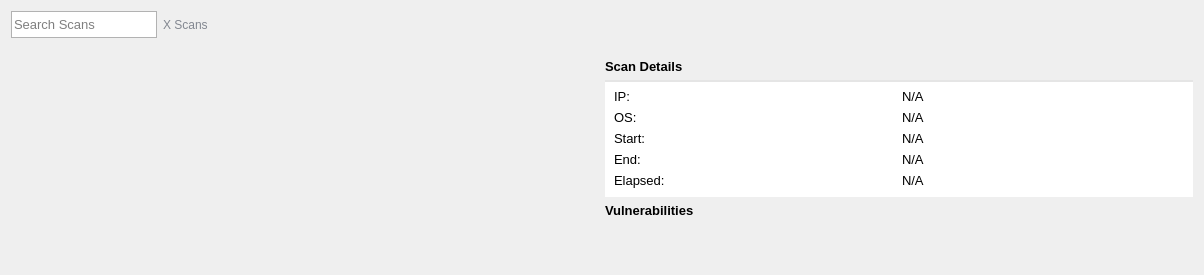
                <widget class="QWidget" name="tab_4">
                 <attribute name="title">
                  <string>Vulnerabilities</string>
                 </attribute>
                 <layout class="QGridLayout" name="gridLayout_33">
                  <item row="0" column="0" colspan="2">
                   <layout class="QGridLayout" name="gridLayout_122" columnstretch="1,5">
                    <item row="0" column="0">
                     <layout class="QGridLayout" name="gridLayout_123" columnstretch="0,0">
                      <item row="0" column="1">
                       <widget class="QLabel" name="searchFindLabel_3">
                        <property name="styleSheet">
                         <string notr="true">	color: rgb(130, 135, 144);
</string>
                        </property>
                        <property name="text">
                         <string>X Scans</string>
                        </property>
                       </widget>
                      </item>
                      <item row="0" column="0">
                       <widget class="QLineEdit" name="searchInput_5">
                        <property name="font">
                         <font>
                          <pointsize>10</pointsize>
                         </font>
                        </property>
                        <property name="styleSheet">
                         <string notr="true">	border: 1px solid rgb(178, 178, 178);
	height: 25px;
</string>
                        </property>
                        <property name="placeholderText">
                         <string>Search Scans</string>
                        </property>
                       </widget>
                      </item>
                     </layout>
                    </item>
                    <item row="0" column="1">
                     <spacer name="horizontalSpacer_42">
                      <property name="orientation">
                       <enum>Qt::Horizontal</enum>
                      </property>
                      <property name="sizeType">
                       <enum>QSizePolicy::Expanding</enum>
                      </property>
                      <property name="sizeHint" stdset="0">
                       <size>
                        <width>1006</width>
                        <height>20</height>
                       </size>
                      </property>
                     </spacer>
                    </item>
                   </layout>
                  </item>
                  <item row="1" column="0">
                   <widget class="QWidget" name="widget" native="true">
                    <property name="styleSheet">
                     <string notr="true"/>
                    </property>
                    <layout class="QGridLayout" name="gridLayout_36"/>
                   </widget>
                  </item>
                  <item row="1" column="1">
                   <layout class="QGridLayout" name="gridLayout_28" rowstretch="0,0,0,0,0">
                    <property name="topMargin">
                     <number>15</number>
                    </property>
                    <item row="2" column="0">
                     <widget class="QLabel" name="label_16">
                      <property name="font">
                       <font>
                        <pointsize>10</pointsize>
                        <weight>75</weight>
                        <bold>true</bold>
                       </font>
                      </property>
                      <property name="text">
                       <string>Vulnerabilities</string>
                      </property>
                     </widget>
                    </item>
                    <item row="3" column="0">
                     <widget class="QWidget" name="chart_widget_2" native="true">
                      <property name="styleSheet">
                       <string notr="true">background-color: white;
border-top: 2px solid rgb(229, 229, 229);
</string>
                      </property>
                     </widget>
                    </item>
                    <item row="1" column="0">
                     <widget class="QWidget" name="widget_14" native="true">
                      <property name="styleSheet">
                       <string notr="true">background-color: white;
border-top: 2px solid rgb(229, 229, 229);</string>
                      </property>
                      <layout class="QGridLayout" name="gridLayout_29">
                       <item row="0" column="0">
                        <layout class="QGridLayout" name="gridLayout_31">
                         <item row="0" column="0">
                          <layout class="QVBoxLayout" name="verticalLayout_5">
                           <item>
                            <widget class="QLabel" name="label_17">
                             <property name="font">
                              <font>
                               <pointsize>10</pointsize>
                              </font>
                             </property>
                             <property name="styleSheet">
                              <string notr="true">border: none;</string>
                             </property>
                             <property name="text">
                              <string>IP:</string>
                             </property>
                            </widget>
                           </item>
                           <item>
                            <widget class="QLabel" name="label_18">
                             <property name="font">
                              <font>
                               <pointsize>10</pointsize>
                              </font>
                             </property>
                             <property name="styleSheet">
                              <string notr="true">border: none;</string>
                             </property>
                             <property name="text">
                              <string>OS:</string>
                             </property>
                            </widget>
                           </item>
                           <item>
                            <widget class="QLabel" name="label_19">
                             <property name="font">
                              <font>
                               <pointsize>10</pointsize>
                              </font>
                             </property>
                             <property name="styleSheet">
                              <string notr="true">border: none;</string>
                             </property>
                             <property name="text">
                              <string>Start:</string>
                             </property>
                            </widget>
                           </item>
                           <item>
                            <widget class="QLabel" name="label_20">
                             <property name="font">
                              <font>
                               <pointsize>10</pointsize>
                              </font>
                             </property>
                             <property name="styleSheet">
                              <string notr="true">border: none;</string>
                             </property>
                             <property name="text">
                              <string>End:</string>
                             </property>
                            </widget>
                           </item>
                           <item>
                            <widget class="QLabel" name="label_24">
                             <property name="font">
                              <font>
                               <pointsize>10</pointsize>
                              </font>
                             </property>
                             <property name="styleSheet">
                              <string notr="true">border: none;</string>
                             </property>
                             <property name="text">
                              <string>Elapsed:</string>
                             </property>
                            </widget>
                           </item>
                          </layout>
                         </item>
                         <item row="0" column="1">
                          <layout class="QVBoxLayout" name="verticalLayout_6">
                           <item>
                            <widget class="QLabel" name="label_48">
                             <property name="font">
                              <font>
                               <pointsize>10</pointsize>
                              </font>
                             </property>
                             <property name="styleSheet">
                              <string notr="true">border: none;</string>
                             </property>
                             <property name="text">
                              <string>N/A</string>
                             </property>
                            </widget>
                           </item>
                           <item>
                            <widget class="QLabel" name="label_49">
                             <property name="font">
                              <font>
                               <pointsize>10</pointsize>
                              </font>
                             </property>
                             <property name="styleSheet">
                              <string notr="true">border: none;</string>
                             </property>
                             <property name="text">
                              <string>N/A</string>
                             </property>
                            </widget>
                           </item>
                           <item>
                            <widget class="QLabel" name="label_50">
                             <property name="font">
                              <font>
                               <pointsize>10</pointsize>
                              </font>
                             </property>
                             <property name="styleSheet">
                              <string notr="true">border: none;</string>
                             </property>
                             <property name="text">
                              <string>N/A</string>
                             </property>
                            </widget>
                           </item>
                           <item>
                            <widget class="QLabel" name="label_51">
                             <property name="font">
                              <font>
                               <pointsize>10</pointsize>
                              </font>
                             </property>
                             <property name="styleSheet">
                              <string notr="true">border: none;</string>
                             </property>
                             <property name="text">
                              <string>N/A</string>
                             </property>
                            </widget>
                           </item>
                           <item>
                            <widget class="QLabel" name="label_54">
                             <property name="font">
                              <font>
                               <pointsize>10</pointsize>
                              </font>
                             </property>
                             <property name="styleSheet">
                              <string notr="true">border: none;</string>
                             </property>
                             <property name="text">
                              <string>N/A</string>
                             </property>
                            </widget>
                           </item>
                          </layout>
                         </item>
                        </layout>
                       </item>
                      </layout>
                     </widget>
                    </item>
                    <item row="0" column="0">
                     <widget class="QLabel" name="label_55">
                      <property name="font">
                       <font>
                        <pointsize>10</pointsize>
                        <weight>75</weight>
                        <bold>true</bold>
                       </font>
                      </property>
                      <property name="text">
                       <string>Scan Details</string>
                      </property>
                     </widget>
                    </item>
                    <item row="4" column="0">
                     <spacer name="verticalSpacer_6">
                      <property name="orientation">
                       <enum>Qt::Vertical</enum>
                      </property>
                      <property name="sizeHint" stdset="0">
                       <size>
                        <width>20</width>
                        <height>40</height>
                       </size>
                      </property>
                     </spacer>
                    </item>
                   </layout>
                  </item>
                 </layout>
                </widget>
